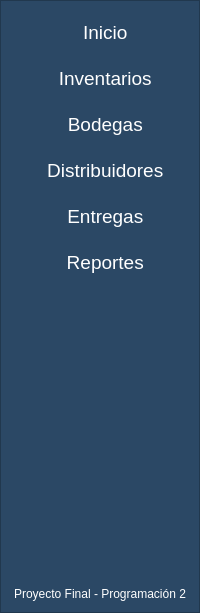
        <widget class="QFrame" name="frame_lateral">
         <property name="minimumSize">
          <size>
           <width>200</width>
           <height>0</height>
          </size>
         </property>
         <property name="maximumSize">
          <size>
           <width>200</width>
           <height>16777215</height>
          </size>
         </property>
         <property name="font">
          <font>
           <family>Segoe UI</family>
           <pointsize>12</pointsize>
          </font>
         </property>
         <property name="styleSheet">
          <string notr="true">QFrame{
background-color: #2b4865;
}

QPushButton{
background-color: #2b4865;
border-top-left-radius: 20px;
border-bottom-left-radius: 20px;
}

QPushButton:hover{
background-color: #20c4cb;
border-top-left-radius: 20px;
border-bottom-left-radius: 20px;
}</string>
         </property>
         <property name="frameShape">
          <enum>QFrame::StyledPanel</enum>
         </property>
         <property name="frameShadow">
          <enum>QFrame::Raised</enum>
         </property>
         <layout class="QVBoxLayout" name="verticalLayout_3">
          <item>
           <widget class="QPushButton" name="pushButton_inicio">
            <property name="minimumSize">
             <size>
              <width>0</width>
              <height>40</height>
             </size>
            </property>
            <property name="maximumSize">
             <size>
              <width>16777215</width>
              <height>40</height>
             </size>
            </property>
            <property name="font">
             <font>
              <family>Segoe UI</family>
              <pointsize>14</pointsize>
             </font>
            </property>
            <property name="styleSheet">
             <string notr="true">color: rgb(255, 255, 255);</string>
            </property>
            <property name="text">
             <string>  Inicio</string>
            </property>
            <property name="icon">
             <iconset>
              <normaloff>home-5801.png</normaloff>home-5801.png</iconset>
            </property>
            <property name="iconSize">
             <size>
              <width>32</width>
              <height>32</height>
             </size>
            </property>
           </widget>
          </item>
          <item>
           <widget class="QPushButton" name="pushButton_inv">
            <property name="minimumSize">
             <size>
              <width>0</width>
              <height>40</height>
             </size>
            </property>
            <property name="maximumSize">
             <size>
              <width>16777215</width>
              <height>40</height>
             </size>
            </property>
            <property name="font">
             <font>
              <family>Segoe UI</family>
              <pointsize>14</pointsize>
             </font>
            </property>
            <property name="styleSheet">
             <string notr="true">color: rgb(255, 255, 255);</string>
            </property>
            <property name="text">
             <string>  Inventarios</string>
            </property>
            <property name="icon">
             <iconset>
              <normaloff>basket-5855.png</normaloff>basket-5855.png</iconset>
            </property>
            <property name="iconSize">
             <size>
              <width>32</width>
              <height>32</height>
             </size>
            </property>
            <property name="flat">
             <bool>false</bool>
            </property>
           </widget>
          </item>
          <item>
           <widget class="QPushButton" name="pushButton_bod">
            <property name="minimumSize">
             <size>
              <width>0</width>
              <height>40</height>
             </size>
            </property>
            <property name="maximumSize">
             <size>
              <width>16777215</width>
              <height>40</height>
             </size>
            </property>
            <property name="font">
             <font>
              <family>Segoe UI</family>
              <pointsize>14</pointsize>
             </font>
            </property>
            <property name="styleSheet">
             <string notr="true">color: rgb(255, 255, 255);</string>
            </property>
            <property name="text">
             <string>  Bodegas</string>
            </property>
            <property name="icon">
             <iconset>
              <normaloff>store-5853.png</normaloff>store-5853.png</iconset>
            </property>
            <property name="iconSize">
             <size>
              <width>32</width>
              <height>32</height>
             </size>
            </property>
           </widget>
          </item>
          <item>
           <widget class="QPushButton" name="pushButton_dist">
            <property name="minimumSize">
             <size>
              <width>0</width>
              <height>40</height>
             </size>
            </property>
            <property name="maximumSize">
             <size>
              <width>16777215</width>
              <height>40</height>
             </size>
            </property>
            <property name="font">
             <font>
              <family>Segoe UI</family>
              <pointsize>14</pointsize>
             </font>
            </property>
            <property name="styleSheet">
             <string notr="true">color: rgb(255, 255, 255);</string>
            </property>
            <property name="text">
             <string>  Distribuidores</string>
            </property>
            <property name="icon">
             <iconset>
              <normaloff>delivery-truck-5852.png</normaloff>delivery-truck-5852.png</iconset>
            </property>
            <property name="iconSize">
             <size>
              <width>32</width>
              <height>32</height>
             </size>
            </property>
           </widget>
          </item>
          <item>
           <widget class="QPushButton" name="pushButton_ent">
            <property name="minimumSize">
             <size>
              <width>0</width>
              <height>40</height>
             </size>
            </property>
            <property name="maximumSize">
             <size>
              <width>16777215</width>
              <height>40</height>
             </size>
            </property>
            <property name="font">
             <font>
              <family>Segoe UI</family>
              <pointsize>14</pointsize>
             </font>
            </property>
            <property name="styleSheet">
             <string notr="true">color: rgb(255, 255, 255);</string>
            </property>
            <property name="text">
             <string>  Entregas</string>
            </property>
            <property name="icon">
             <iconset>
              <normaloff>delivery-5851.png</normaloff>delivery-5851.png</iconset>
            </property>
            <property name="iconSize">
             <size>
              <width>32</width>
              <height>32</height>
             </size>
            </property>
           </widget>
          </item>
          <item>
           <widget class="QPushButton" name="pushButton_rep">
            <property name="minimumSize">
             <size>
              <width>0</width>
              <height>40</height>
             </size>
            </property>
            <property name="maximumSize">
             <size>
              <width>16777215</width>
              <height>40</height>
             </size>
            </property>
            <property name="font">
             <font>
              <family>Segoe UI</family>
              <pointsize>14</pointsize>
             </font>
            </property>
            <property name="styleSheet">
             <string notr="true">color: rgb(255, 255, 255);</string>
            </property>
            <property name="text">
             <string>  Reportes</string>
            </property>
            <property name="icon">
             <iconset>
              <normaloff>documents-5773.png</normaloff>documents-5773.png</iconset>
            </property>
            <property name="iconSize">
             <size>
              <width>32</width>
              <height>32</height>
             </size>
            </property>
           </widget>
          </item>
          <item>
           <spacer name="verticalSpacer">
            <property name="orientation">
             <enum>Qt::Vertical</enum>
            </property>
            <property name="sizeHint" stdset="0">
             <size>
              <width>20</width>
              <height>299</height>
             </size>
            </property>
           </spacer>
          </item>
          <item>
           <widget class="QLabel" name="label">
            <property name="font">
             <font>
              <family>Segoe UI</family>
              <pointsize>9</pointsize>
             </font>
            </property>
            <property name="styleSheet">
             <string notr="true">color: rgb(255, 255, 255);</string>
            </property>
            <property name="text">
             <string>Proyecto Final - Programación 2</string>
            </property>
            <property name="alignment">
             <set>Qt::AlignCenter</set>
            </property>
           </widget>
          </item>
         </layout>
        </widget>
